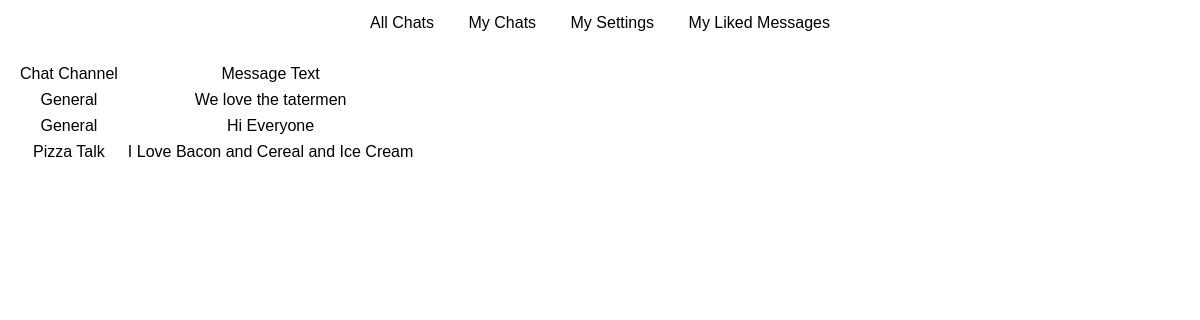
Page /chat/my-liked-messages (signed in) on the committed database.
### chat/models.py (models this page shows)
class MessageLike(models.Model):
    MessageLiked = models.ForeignKey(Message,null=False,on_delete=models.CASCADE)
    UserWhoLiked = models.ForeignKey(UserSettings,null=False,on_delete=models.CASCADE)
    class Meta:
       db_table = "MessageLike"

class Message(models.Model):
    UserThatPosted = models.ForeignKey(UserSettings,null=False,on_delete=models.CASCADE)
    ChatRoomForMessage = models.ForeignKey(ChatRoom,null=False,on_delete=models.CASCADE)
    MessageDateTime = models.DateTimeField(auto_now=False,auto_now_add=False,null=False)
    MessageText = models.TextField(null=False)
    class Meta:
       db_table = "Message"

class ChatRoom(models.Model):
    DisplayName = models.CharField(max_length=50,null=False)
    class Meta:
       db_table = "ChatRoom"

### chat/views.py (the view)
class MyLikedMessages(LoginRequiredMixin, TemplateView):
    template_name = "user.liked.messages.html"
    def get(self, request, **kwargs):
        context = self.get_context_data(request)
        return render(request, self.template_name, context)
    def get_context_data(self, request, **kwargs):
        user_settings = UserSettings.objects.get(UserAccount=request.user)
        context = super(MyLikedMessages, self).get_context_data(**kwargs)
        context["messages"] = MessageLike.objects.filter(UserWhoLiked=user_settings)
        return context

### chat/templates/user.liked.messages.html (shortened to what this page needs)
{% extends 'base/chat.base.html' %}
{% block main_tag %}
	<table class="liked-messages">
		<thead>
			<tr>
				<th>Chat Channel</th>
				<th>Message Text</th>
			</tr>
		</thead>
		<tbody>
			{% for msg in messages %}
				<tr>
					<td>{{msg.MessageLiked.ChatRoomForMessage.DisplayName}}</td>
					<td>{{msg.MessageLiked.MessageText}}</td>
				</tr>
			{% endfor %}
		</tbody>
	</table>
{% endblock %}

### accounts/static/css/base.css (style rules this page uses)
body, html { min-height: 100%; }
body { background-color: #FFF; color: #000; font-family: Verdana, sans-serif; }
main table.liked-messages { margin: 15px; }
main table.liked-messages th, td { padding: 5px; text-align: center; }

### rows in the picture
MessageLike: MessageLiked.ChatRoomForMessage.DisplayName "General", MessageLiked.MessageText "We love the tatermen"
MessageLike: MessageLiked.ChatRoomForMessage.DisplayName "General", MessageLiked.MessageText "Hi Everyone"
MessageLike: MessageLiked.ChatRoomForMessage.DisplayName "Pizza Talk", MessageLiked.MessageText "I Love Bacon and Cereal and Ice Cream"
